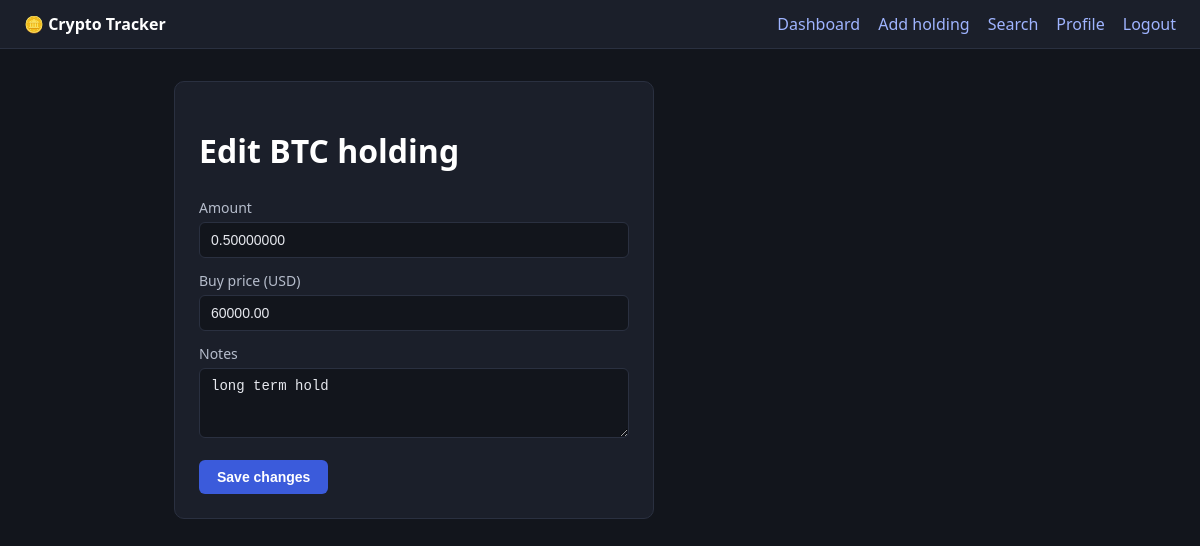
The app's page /edit_holding.php?id=1 (signed in) with its own data.
### tables this page shows
CREATE TABLE holdings (
    id        INT AUTO_INCREMENT PRIMARY KEY,
    user_id   INT NOT NULL,
    coin_id   INT NOT NULL,
    amount    DECIMAL(18,8) NOT NULL,
    buy_price DECIMAL(18,2) NOT NULL,
    notes     TEXT DEFAULT '',        
    FOREIGN KEY (user_id) REFERENCES users(id),
    FOREIGN KEY (coin_id) REFERENCES coins(id)
);

CREATE TABLE coins (
    id      INT AUTO_INCREMENT PRIMARY KEY,
    symbol  VARCHAR(10) NOT NULL,    
    name    VARCHAR(50) NOT NULL,
    price   DECIMAL(18,2) NOT NULL   
);

### edit_holding.php (the view, shortened to what this page needs)
<?php
require 'config.php';
$id  = $_GET['id'] ?? '';
$res = mysqli_query($conn, "SELECT h.*, c.symbol FROM holdings h
                            JOIN coins c ON c.id = h.coin_id
                            WHERE h.id = $id");
$h = $res ? mysqli_fetch_assoc($res) : null;
?>
<!doctype html>
<html>
<head>
  <link rel="stylesheet" href="style.css">
</head>
<body>
  <div class="nav">
    <span class="brand">🪙 Crypto Tracker</span>
    <a href="dashboard.php">Dashboard</a>
    <a href="add_holding.php">Add holding</a>
    <a href="search.php">Search</a>
    <a href="profile.php">Profile</a>
    <a href="logout.php">Logout</a>
  </div>
  <div class="wrap">
    <div class="card" style="max-width:480px;">
      <h1>Edit <?php echo $h['symbol']; ?> holding</h1>
      <form method="post" action="edit_holding.php">
        <label>Amount</label>
        <input name="amount" value="<?php echo $h['amount']; ?>">
        <label>Buy price (USD)</label>
        <input name="buy_price" value="<?php echo $h['buy_price']; ?>">
        <label>Notes</label>
        <textarea name="notes"><?php echo $h['notes']; ?></textarea>
        <button type="submit">Save changes</button>
      </form>
    </div>
  </div>
</body>
</html>

### style.css (style rules this page uses)
* { box-sizing: border-box; }
body { margin: 0; font-family: system-ui, -apple-system, Segoe UI, Roboto, sans-serif; background: #12151c; color: #e6e8ee; line-height: 1.5; }
.nav { background: #1b1f2a; border-bottom: 1px solid #2a3040; padding: 12px 24px; display: flex; gap: 18px; align-items: center; }
.nav a { color: #9fb4ff; text-decoration: none; font-weight: 500; }
.nav .brand { font-weight: 700; color: #fff; margin-right: auto; }
.wrap { max-width: 900px; margin: 32px auto; padding: 0 24px; }
h1, h2 { color: #fff; font-weight: 600; }
.card { background: #1b1f2a; border: 1px solid #2a3040; border-radius: 10px; padding: 24px; margin-bottom: 24px; }
label { display: block; margin: 12px 0 4px; font-size: 14px; color: #b6bdcc; }
input, select, textarea { width: 100%; padding: 9px 11px; background: #12151c; border: 1px solid #2a3040; border-radius: 6px; color: #e6e8ee; font-size: 14px; }
textarea { min-height: 70px; resize: vertical; }
button, .btn { display: inline-block; margin-top: 16px; padding: 9px 18px; background: #3b5bdb; color: #fff; border: none; border-radius: 6px; font-size: 14px; font-weight: 600; cursor: pointer; text-decoration: none; }

### records on screen
holdings: coin.symbol "BTC", amount "0.50000000", buy_price "60000.00", notes "long term hold"
